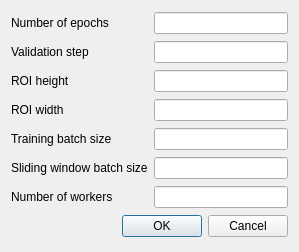
<?xml version="1.0" encoding="UTF-8"?>
<ui version="4.0">
 <class>Dialog</class>
 <widget class="QDialog" name="Dialog">
  <property name="geometry">
   <rect>
    <x>0</x>
    <y>0</y>
    <width>299</width>
    <height>252</height>
   </rect>
  </property>
  <property name="windowTitle">
   <string>Dialog</string>
  </property>
  <layout class="QGridLayout" name="gridLayout">
   <item row="5" column="1">
    <widget class="QLineEdit" name="lineEditROIWidth">
     <property name="alignment">
      <set>Qt::AlignRight|Qt::AlignTrailing|Qt::AlignVCenter</set>
     </property>
    </widget>
   </item>
   <item row="6" column="1">
    <widget class="QLineEdit" name="leTrainingBatchSize">
     <property name="alignment">
      <set>Qt::AlignRight|Qt::AlignTrailing|Qt::AlignVCenter</set>
     </property>
    </widget>
   </item>
   <item row="0" column="0">
    <widget class="QLabel" name="labelNumEpochs">
     <property name="text">
      <string>Number of epochs</string>
     </property>
    </widget>
   </item>
   <item row="9" column="0" colspan="2">
    <widget class="QDialogButtonBox" name="buttonBox">
     <property name="orientation">
      <enum>Qt::Horizontal</enum>
     </property>
     <property name="standardButtons">
      <set>QDialogButtonBox::Cancel|QDialogButtonBox::Ok</set>
     </property>
    </widget>
   </item>
   <item row="4" column="1">
    <widget class="QLineEdit" name="lineEditROIHeight">
     <property name="alignment">
      <set>Qt::AlignRight|Qt::AlignTrailing|Qt::AlignVCenter</set>
     </property>
    </widget>
   </item>
   <item row="6" column="0">
    <widget class="QLabel" name="label">
     <property name="text">
      <string>Training batch size</string>
     </property>
    </widget>
   </item>
   <item row="0" column="1">
    <widget class="QLineEdit" name="leNumEpochs">
     <property name="inputMethodHints">
      <set>Qt::ImhDigitsOnly|Qt::ImhPreferNumbers</set>
     </property>
     <property name="alignment">
      <set>Qt::AlignRight|Qt::AlignTrailing|Qt::AlignVCenter</set>
     </property>
    </widget>
   </item>
   <item row="1" column="1">
    <widget class="QLineEdit" name="leValidationStep">
     <property name="alignment">
      <set>Qt::AlignRight|Qt::AlignTrailing|Qt::AlignVCenter</set>
     </property>
    </widget>
   </item>
   <item row="4" column="0">
    <widget class="QLabel" name="labelROIHeight">
     <property name="text">
      <string>ROI height</string>
     </property>
    </widget>
   </item>
   <item row="8" column="1">
    <widget class="QLineEdit" name="leNumWorkers">
     <property name="alignment">
      <set>Qt::AlignRight|Qt::AlignTrailing|Qt::AlignVCenter</set>
     </property>
    </widget>
   </item>
   <item row="8" column="0">
    <widget class="QLabel" name="labelNumWorkers">
     <property name="text">
      <string>Number of workers</string>
     </property>
    </widget>
   </item>
   <item row="1" column="0">
    <widget class="QLabel" name="labelValidationStep">
     <property name="text">
      <string>Validation step</string>
     </property>
    </widget>
   </item>
   <item row="5" column="0">
    <widget class="QLabel" name="labelROIWidth">
     <property name="text">
      <string>ROI width</string>
     </property>
    </widget>
   </item>
   <item row="7" column="0">
    <widget class="QLabel" name="labelSlidingWindowBatchSize">
     <property name="text">
      <string>Sliding window batch size</string>
     </property>
    </widget>
   </item>
   <item row="7" column="1">
    <widget class="QLineEdit" name="leSlidingWindowBatchSize">
     <property name="alignment">
      <set>Qt::AlignRight|Qt::AlignTrailing|Qt::AlignVCenter</set>
     </property>
    </widget>
   </item>
  </layout>
 </widget>
 <tabstops>
  <tabstop>leNumEpochs</tabstop>
  <tabstop>leValidationStep</tabstop>
  <tabstop>lineEditROIHeight</tabstop>
  <tabstop>lineEditROIWidth</tabstop>
  <tabstop>leTrainingBatchSize</tabstop>
 </tabstops>
 <resources/>
 <connections>
  <connection>
   <sender>buttonBox</sender>
   <signal>accepted()</signal>
   <receiver>Dialog</receiver>
   <slot>accept()</slot>
   <hints>
    <hint type="sourcelabel">
     <x>248</x>
     <y>254</y>
    </hint>
    <hint type="destinationlabel">
     <x>157</x>
     <y>274</y>
    </hint>
   </hints>
  </connection>
  <connection>
   <sender>buttonBox</sender>
   <signal>rejected()</signal>
   <receiver>Dialog</receiver>
   <slot>reject()</slot>
   <hints>
    <hint type="sourcelabel">
     <x>316</x>
     <y>260</y>
    </hint>
    <hint type="destinationlabel">
     <x>286</x>
     <y>274</y>
    </hint>
   </hints>
  </connection>
 </connections>
</ui>
